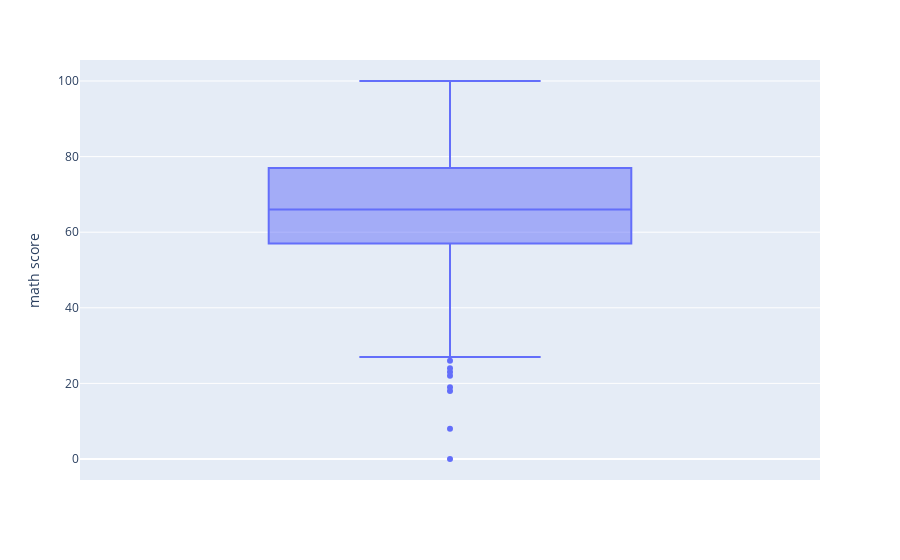
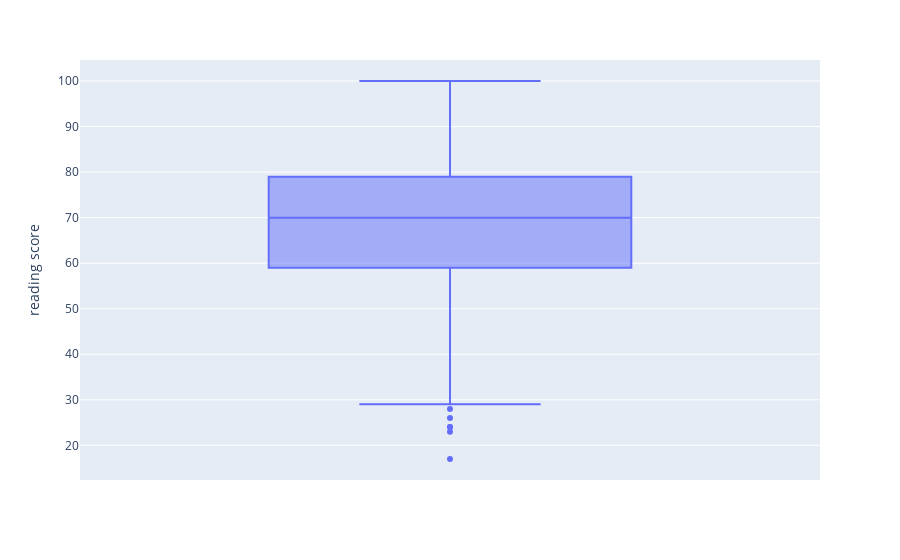
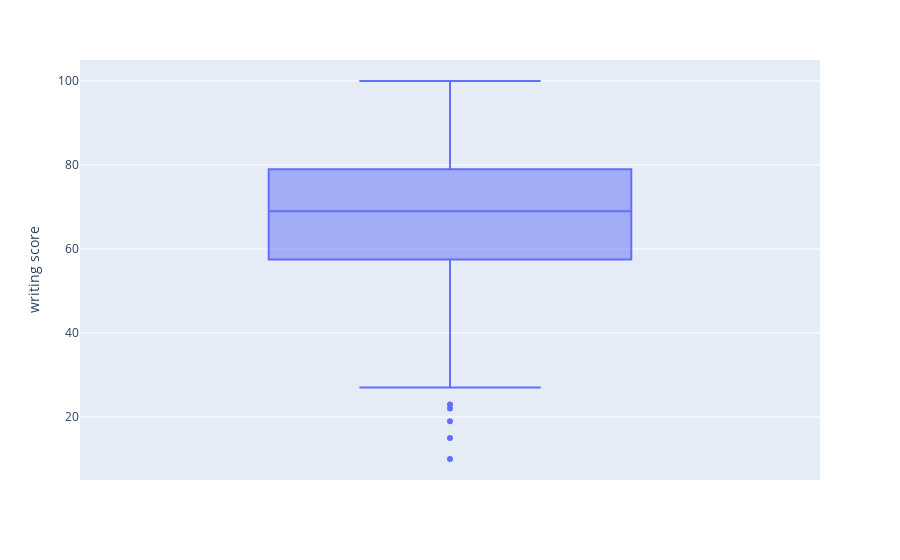
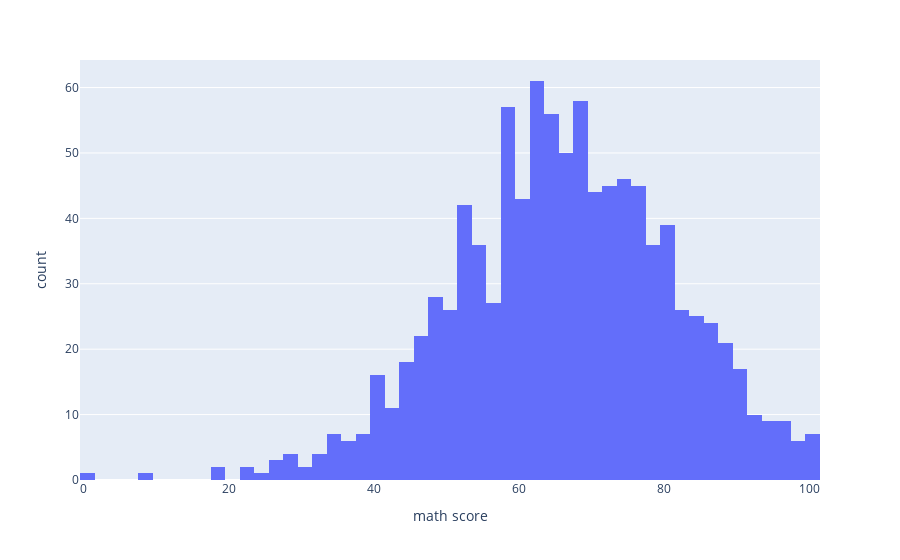

Here is the notebook cell these charts were saved with, in order:
### Code cell
# 1. Descriptive Statistics
# Histograms for scores
import plotly.express as px

# Assuming 'df' is your DataFrame

# Create box plots for numerical columns
numerical_columns = ['math score', 'reading score', 'writing score']
for column in numerical_columns:
    fig = px.box(student_data, y=column)
    fig.show()

# Create histograms for numerical columns
for column in numerical_columns:
    fig = px.histogram(student_data, x=column)
    fig.show()

# Create bar plots for categorical columns
categorical_columns = ['race/ethnicity', 'parental level of education', 'lunch', 'test preparation course']
for column in categorical_columns:
    fig = px.histogram(df, x=column)
    fig.show()

### Figure 1 — Plotly figure (JSON) as saved in the notebook; plotly's stock layout.template omitted (floating-point values rounded to 4 significant figures; data arrays with more than 128 entries replaced by an {"elided": "..."} marker saying what was removed)
{"data": [{"alignmentgroup": "True", "hovertemplate": "math score=%{y}<extra></extra>", "legendgroup": "", "marker": {"color": "#636efa"}, "name": "", "notched": false, "offsetgroup": "", "orientation": "v", "showlegend": false, "type": "box", "x0": " ", "xaxis": "x", "y": {"elided": "1000 int values"}, "y0": " ", "yaxis": "y"}], "layout": {"boxmode": "group", "legend": {"tracegroupgap": 0}, "margin": {"t": 60}, "xaxis": {"anchor": "y", "domain": [0, 1]}, "yaxis": {"anchor": "x", "domain": [0, 1], "title": {"text": "math score"}}}}

### Figure 2 — Plotly figure (JSON) as saved in the notebook; plotly's stock layout.template omitted (floating-point values rounded to 4 significant figures; data arrays with more than 128 entries replaced by an {"elided": "..."} marker saying what was removed)
{"data": [{"alignmentgroup": "True", "hovertemplate": "reading score=%{y}<extra></extra>", "legendgroup": "", "marker": {"color": "#636efa"}, "name": "", "notched": false, "offsetgroup": "", "orientation": "v", "showlegend": false, "type": "box", "x0": " ", "xaxis": "x", "y": {"elided": "1000 int values"}, "y0": " ", "yaxis": "y"}], "layout": {"boxmode": "group", "legend": {"tracegroupgap": 0}, "margin": {"t": 60}, "xaxis": {"anchor": "y", "domain": [0, 1]}, "yaxis": {"anchor": "x", "domain": [0, 1], "title": {"text": "reading score"}}}}

### Figure 3 — Plotly figure (JSON) as saved in the notebook; plotly's stock layout.template omitted (floating-point values rounded to 4 significant figures; data arrays with more than 128 entries replaced by an {"elided": "..."} marker saying what was removed)
{"data": [{"alignmentgroup": "True", "hovertemplate": "writing score=%{y}<extra></extra>", "legendgroup": "", "marker": {"color": "#636efa"}, "name": "", "notched": false, "offsetgroup": "", "orientation": "v", "showlegend": false, "type": "box", "x0": " ", "xaxis": "x", "y": {"elided": "1000 int values"}, "y0": " ", "yaxis": "y"}], "layout": {"boxmode": "group", "legend": {"tracegroupgap": 0}, "margin": {"t": 60}, "xaxis": {"anchor": "y", "domain": [0, 1]}, "yaxis": {"anchor": "x", "domain": [0, 1], "title": {"text": "writing score"}}}}

### Figure 4 — Plotly figure (JSON) as saved in the notebook; plotly's stock layout.template omitted (floating-point values rounded to 4 significant figures; data arrays with more than 128 entries replaced by an {"elided": "..."} marker saying what was removed)
{"data": [{"alignmentgroup": "True", "bingroup": "x", "hovertemplate": "math score=%{x}<br>count=%{y}<extra></extra>", "legendgroup": "", "marker": {"color": "#636efa", "pattern": {"shape": ""}}, "name": "", "offsetgroup": "", "orientation": "v", "showlegend": false, "type": "histogram", "x": {"elided": "1000 int values"}, "xaxis": "x", "yaxis": "y"}], "layout": {"barmode": "relative", "legend": {"tracegroupgap": 0}, "margin": {"t": 60}, "xaxis": {"anchor": "y", "domain": [0, 1], "title": {"text": "math score"}}, "yaxis": {"anchor": "x", "domain": [0, 1], "title": {"text": "count"}}}}
